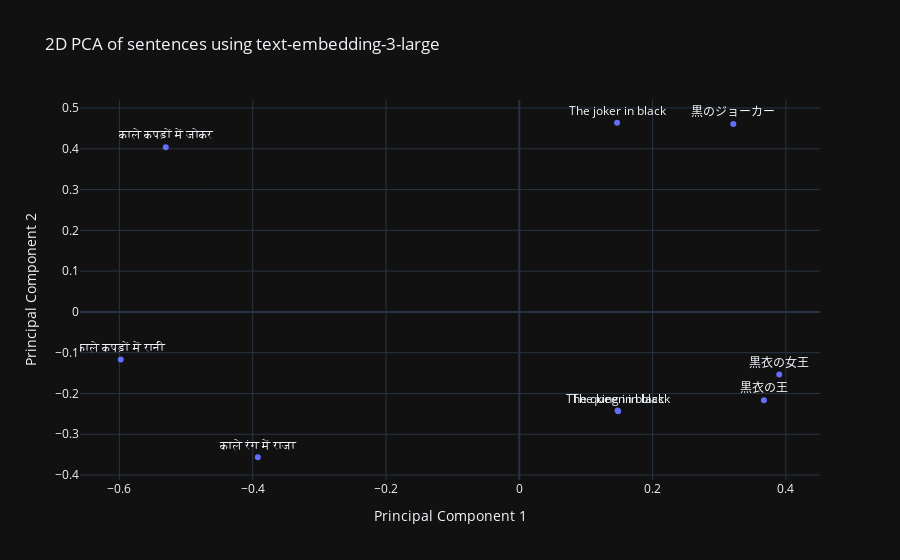

The code cell stored with this chart in its notebook:
### Code cell
# Improve layout
fig.update_traces(textposition='top center')
fig.update_layout(
    xaxis_title="Principal Component 1",
    yaxis_title="Principal Component 2",
)
fig.write_image('embedding.png')
fig.show()

### Figure 1 — Plotly figure (JSON) as saved in the notebook; plotly's stock layout.template omitted (floating-point values rounded to 4 significant figures)
{"data": [{"hovertemplate": "x=%{x}<br>y=%{y}<br>text=%{text}<extra></extra>", "legendgroup": "", "marker": {"color": "#636efa", "symbol": "circle"}, "mode": "markers+text", "name": "", "orientation": "v", "showlegend": false, "text": ["The king in black", "The queen in black", "The joker in black", "काले रंग में राजा", "काले कपड़ों में रानी", "काले कपड़ों में जोकर", "黒衣の王", "黒衣の女王", "黒のジョーカー"], "x": [0.1475, 0.1483, 0.1467, -0.3923, -0.5979, -0.5304, 0.3671, 0.39, 0.3211], "xaxis": "x", "y": [-0.2417, -0.2434, 0.4638, -0.3563, -0.1164, 0.4038, -0.2165, -0.1536, 0.4604], "yaxis": "y", "type": "scatter", "textposition": "top center"}], "layout": {"xaxis": {"anchor": "y", "domain": [0.0, 1.0], "title": {"text": "Principal Component 1"}}, "yaxis": {"anchor": "x", "domain": [0.0, 1.0], "title": {"text": "Principal Component 2"}}, "legend": {"tracegroupgap": 0}, "title": {"text": "2D PCA of sentences using text-embedding-3-large"}}}
